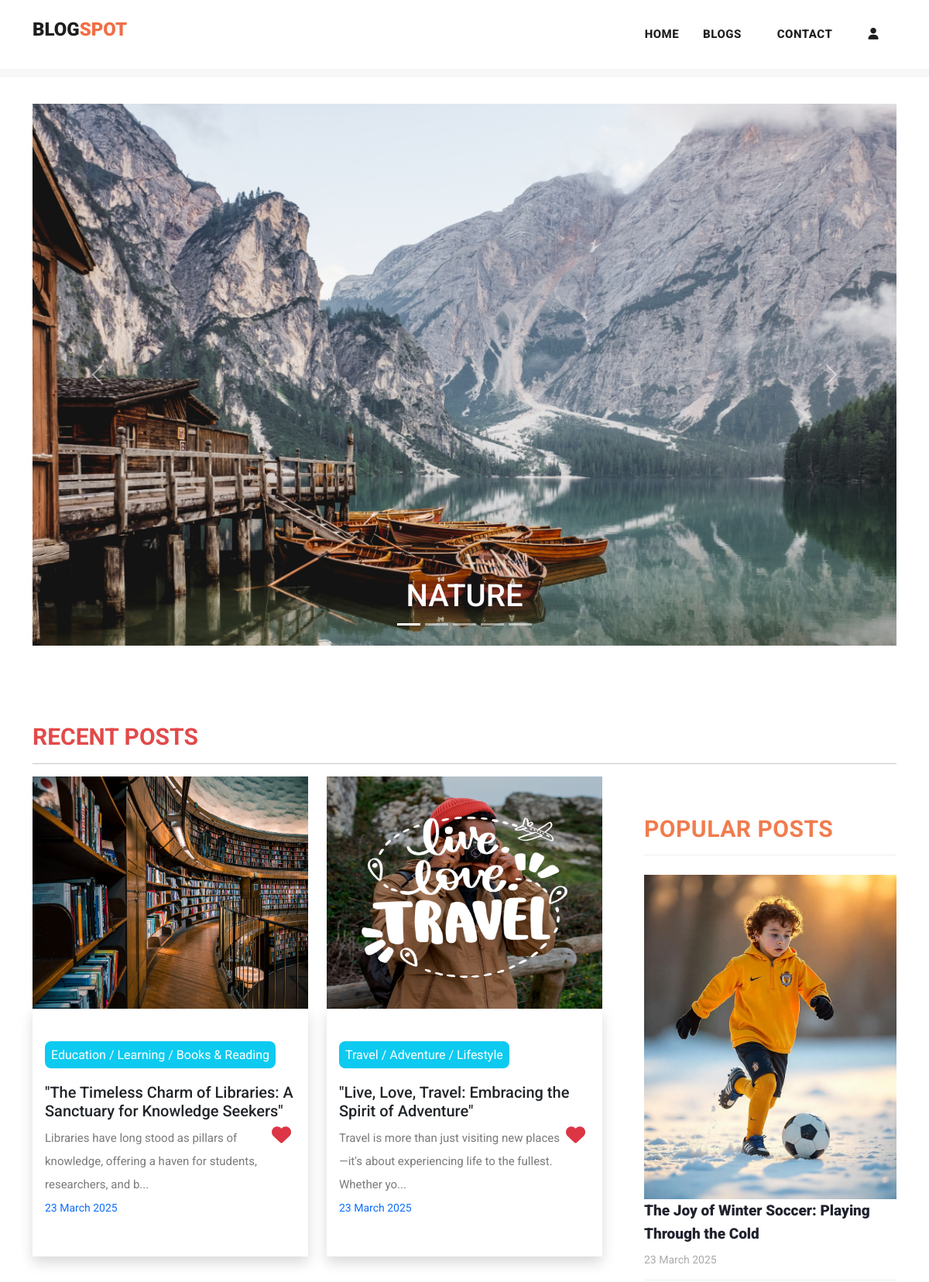
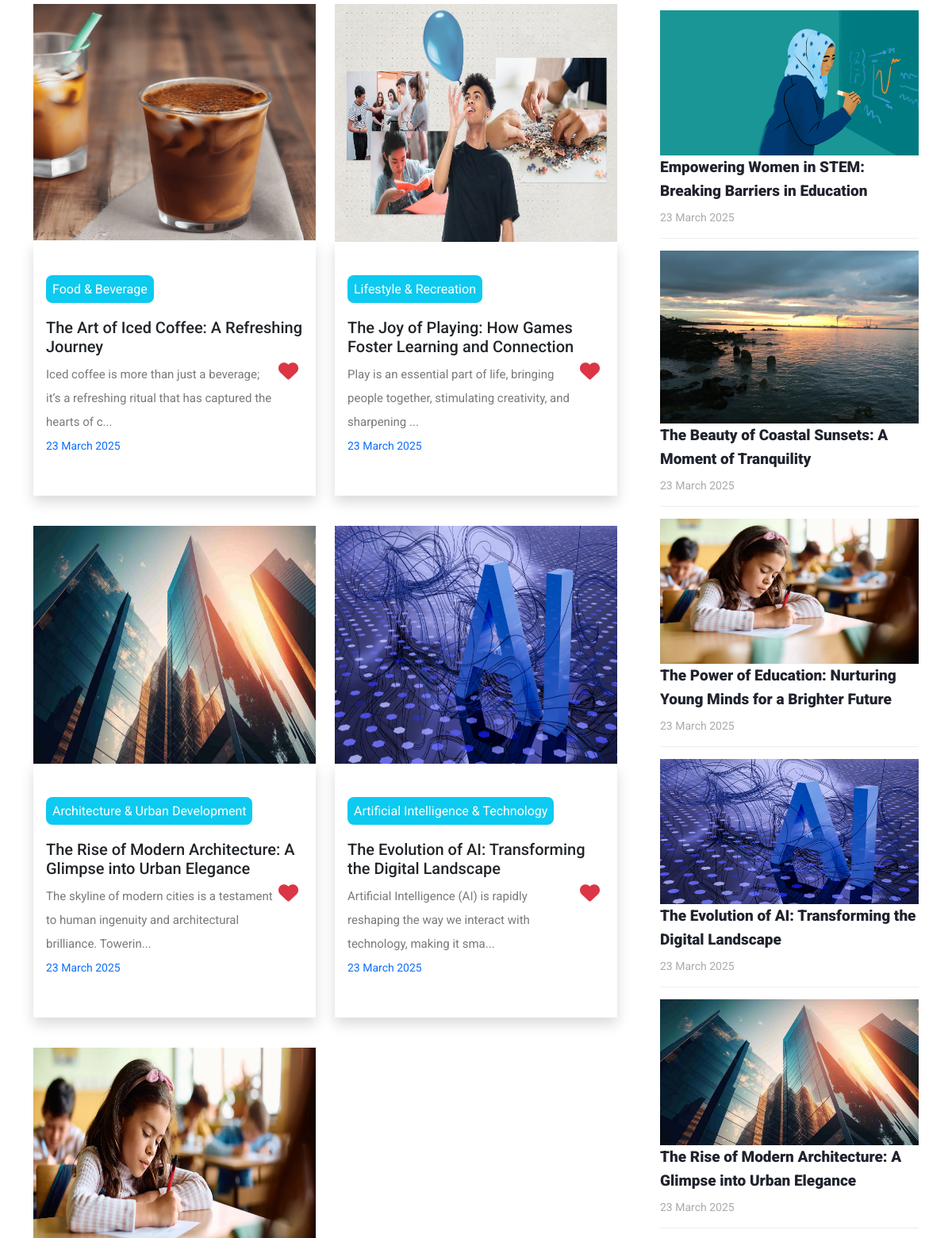
The page / (upper part) on the database its author committed (2 pictures, top to bottom).
### myapp/models.py (models this page shows, shortened)
class Post(models.Model):
    postname = models.CharField(max_length=600)
    category = models.CharField(max_length=600)
    image = models.ImageField(upload_to='images/posts',blank=True,null=True)
    content = models.CharField(max_length=100000)
    time = models.CharField(default=time,max_length=100, blank=True)
    likes = models.IntegerField(null=True,blank=True,default=0)
    user = models.ForeignKey(User,on_delete=models.CASCADE)

### myapp/views.py (the view)
# urls.py: path("",views.index,name="index"),
def index(request):
    return render(request,"index.html",{
        'posts':Post.objects.filter(user_id=request.user.id).order_by("id").reverse(),
        'top_posts':Post.objects.all().order_by("-likes"),
        'recent_posts':Post.objects.all().order_by("-id"),
        'user':request.user,
        'media_url':settings.MEDIA_URL
    })

### templates/index.html (shortened to what this page needs)
{% load static %}
<!DOCTYPE html>
<html lang="en">
<head>
  <link href="https://cdn.jsdelivr.net/npm/bootstrap@5.3.0-alpha3/dist/css/bootstrap.min.css" rel="stylesheet"
>
  <link href="{% static 'vendor/bootstrap/css/bootstrap.min.css' %}" rel="stylesheet">
  <link href="https://cdn.jsdelivr.net/npm/bootstrap@5.3.1/dist/css/bootstrap.min.css" rel="stylesheet"
>
</head>
<link rel="stylesheet" href="{% static 'assets/css/fontawesome.css' %}">
<link rel="stylesheet" href="https://cdnjs.cloudflare.com/ajax/libs/font-awesome/6.4.2/css/all.min.css">
<link rel="stylesheet" href="{% static 'assets/css/templatemo-stand-blog.css' %}">
<link rel="stylesheet" href="{% static 'assets/css/owl.css' %}">
<link rel="stylesheet" href="{% static 'assets/css/styles.css' %}">
</head>
<body>
  {%include 'header.html'%}
  <div class="container mt-5 carousel">
    <div id="carouselExampleCaptions" class="carousel slide">
      <div class="carousel-indicators">
        <button type="button" data-bs-target="#carouselExampleCaptions" data-bs-slide-to="0" class="active"
          aria-current="true" aria-label="Slide 1"></button>
        <button type="button" data-bs-target="#carouselExampleCaptions" data-bs-slide-to="1"
          aria-label="Slide 2"></button>
        <button type="button" data-bs-target="#carouselExampleCaptions" data-bs-slide-to="2"
          aria-label="Slide 3"></button>
        <button type="button" data-bs-target="#carouselExampleCaptions" data-bs-slide-to="3"
          aria-label="Slide 4"></button>
        <button type="button" data-bs-target="#carouselExampleCaptions" data-bs-slide-to="4"
          aria-label="Slide 5"></button>
      </div>
      <div class="carousel-inner">
        <div class="carousel-item active">
          <img src="{% static 'assets/images/nature.jpg' %}" alt="image1">
          <div class="carousel-caption ">
            <h1>NATURE</h1>
          </div>
        </div>
      </div>
      <button class="carousel-control-prev" type="button" data-bs-target="#carouselExampleCaptions"
        data-bs-slide="prev">
        <span class="carousel-control-prev-icon" aria-hidden="true"></span>
      </button>
      <button class="carousel-control-next" type="button" data-bs-target="#carouselExampleCaptions"
        data-bs-slide="next">
        <span class="carousel-control-next-icon" aria-hidden="true"></span>
      </button>
    </div>
  </div>
  <section class="blog-posts">
    <div class="container">
      <h3 class="mb-2" style="color: rgb(227, 73, 73); font-size: 30px; font-weight: bold;">RECENT POSTS</h3>
      <hr>
      <div class=" row">
        <div class="col-lg-8">
          <div class="all-blog-posts">
            <div class="row">
              {% for post in top_posts|slice:"0:7" %}
              <div class="col col-lg-6 col-12 pb-2 blog-post ">
                <img src="{{media_url}}{{post.image}}" alt="" class="img-fluid" width="100%">
                <div class="px-3 py-5 shadow">
                  <a href="{% url 'post' post.id %}" class="text-decoration-none text-dark mb-3">
                    <span class="text-white bg-info text-center rounded-3 mt-5"
                      style="padding: 8px;">{{post.category}}</span>
                    <h5 class="mt-4">{{post.postname}}</h5>
                  </a>
                  <form method="post" action="{% url 'increaselikes' post.id %}">
                    <button class="float-right small" type="submit"
                      style="border: none; background: transparent; font-size: 25px;"><i
                        class="fa fa-heart text-danger"></i></button>
                  </form>
                  <p class="mt-2">{{post.content|slice:"0:100"}}...</p>
                  <p class="small text-primary">{{post.time}} </p>
                </div>
              </div>
              {% endfor %}
            </div>
          </div>
        </div>
        <div class="col-lg-4">
          <div class="sidebar">
            <div class="row">
              <div class="col-lg-12">
                <div class="sidebar-item recent-posts">
                  <div class="sidebar-heading">
                    <h2 style="color: rgb(240, 124, 78); font-size: 30px; font-weight: bold;">Popular Posts</h2>
                  </div>
                  <div class="content">
                    <ul>
                      {% for post in recent_posts|slice:"0:" %}
                      <li>
                        <img src="{{media_url}}{{post.image}}" class="img-fluid" alt="" width="100%">
                        <a href="post-details.html">
                          <a href="{% url 'post' post.id %}" class="text-decoration-none text-dark">
                            <h5>{{post.postname}}</h5>
                          </a>
                          <span>{{post.time}}</span>
                        </a>
                      </li>
                      {% endfor %}
                    </ul>
                  </div>
                </div>
              </div>
            </div>
          </div>
        </div>
      </div>
    </div>
  </section>
</body>
</html>

### static/assets/css/templatemo-stand-blog.css (style rules this page uses)
body { font-family: 'Roboto', sans-serif; overflow-x: hidden; text-rendering: optimizeLegibility; -webkit-font-smoothing: antialiased; -moz-osx-font-smoothing: grayscale; }
p { margin-bottom: 0px; font-size: 15px; font-weight: 400; color: #7a7a7a; line-height: 30px; }
a { text-decoration: none!important; }
ul { padding: 0; margin: 0; list-style: none; }
h1,h2,h3,h4,h5,h6 { margin: 0px; }
.blog-posts { margin-top: 100px; }
.blog-posts .blog-post { margin-bottom: 30px; }
.blog-posts .sidebar-heading h2 { font-size: 18px; text-transform: uppercase; font-weight: 900; letter-spacing: 0.5px; color: #20232e; border-bottom: 1px solid #eee; padding-bottom: 15px; margin-bottom: 25px; }
.sidebar { margin-left: 30px; }
.sidebar .sidebar-item { margin-top: 50px; }
.sidebar .sidebar-heading h2 { font-size: 18px; text-transform: uppercase; font-weight: 900; letter-spacing: 0.5px; color: #20232e; border-bottom: 1px solid #eee; padding-bottom: 15px; margin-bottom: 25px; }
.sidebar .recent-posts ul li { margin-bottom: 15px; padding-bottom: 15px; border-bottom: 1px solid #eee; }
.sidebar .recent-posts ul li h5 { font-size: 19px; font-weight: 900; color: #20232e; line-height: 30px; transition: all 0.3s; }
.sidebar .recent-posts ul li span { display: block; font-size: 14px; color: #aaa; margin-top: 8px; }

### static/assets/css/styles.css (style rules this page uses)
.carousel img { width: 100%; height: 700px; }
.blog-posts .blog-post img, .blog-post img { height: 300px; }

### templates/footer.html (style rules this page uses)
li { text-decoration: none; text-align: left; }
li a { color: rgb(153, 147, 147); }

### rows shown on the page
Post: image (picture), category "Education / Learning / Books & Reading", postname "\"The Timeless Charm of Libraries: A Sanctuary for Knowledge Seekers\"", content "Libraries have long stood as pillars of knowledge, offering a haven for students, researchers, and b", time "23 March 2025"
Post: image (picture), category "Travel / Adventure / Lifestyle", postname "\"Live, Love, Travel: Embracing the Spirit of Adventure\"", content "Travel is more than just visiting new places—it's about experiencing life to the fullest. Whether yo", time "23 March 2025"
Post: image (picture), category "Food & Beverage", postname "The Art of Iced Coffee: A Refreshing Journey", content "Iced coffee is more than just a beverage; it’s a refreshing ritual that has captured the hearts of c", time "23 March 2025"
Post: image (picture), category "Lifestyle & Recreation", postname "The Joy of Playing: How Games Foster Learning and Connection", content "Play is an essential part of life, bringing people together, stimulating creativity, and sharpening", time "23 March 2025"
Post: image (picture), category "Architecture & Urban Development", postname "The Rise of Modern Architecture: A Glimpse into Urban Elegance", content "The skyline of modern cities is a testament to human ingenuity and architectural brilliance. Towerin", time "23 March 2025"
Post: image (picture), category "Artificial Intelligence & Technology", postname "The Evolution of AI: Transforming the Digital Landscape", content "Artificial Intelligence (AI) is rapidly reshaping the way we interact with technology, making it sma", time "23 March 2025"
Post: image (picture), postname "The Power of Education: Nurturing Young Minds for a Brighter Future", time "23 March 2025"
Post: image (picture), postname "The Joy of Winter Soccer: Playing Through the Cold", time "23 March 2025"
Post: image (picture), postname "Empowering Women in STEM: Breaking Barriers in Education", time "23 March 2025"
Post: image (picture), postname "The Beauty of Coastal Sunsets: A Moment of Tranquility", time "23 March 2025"
